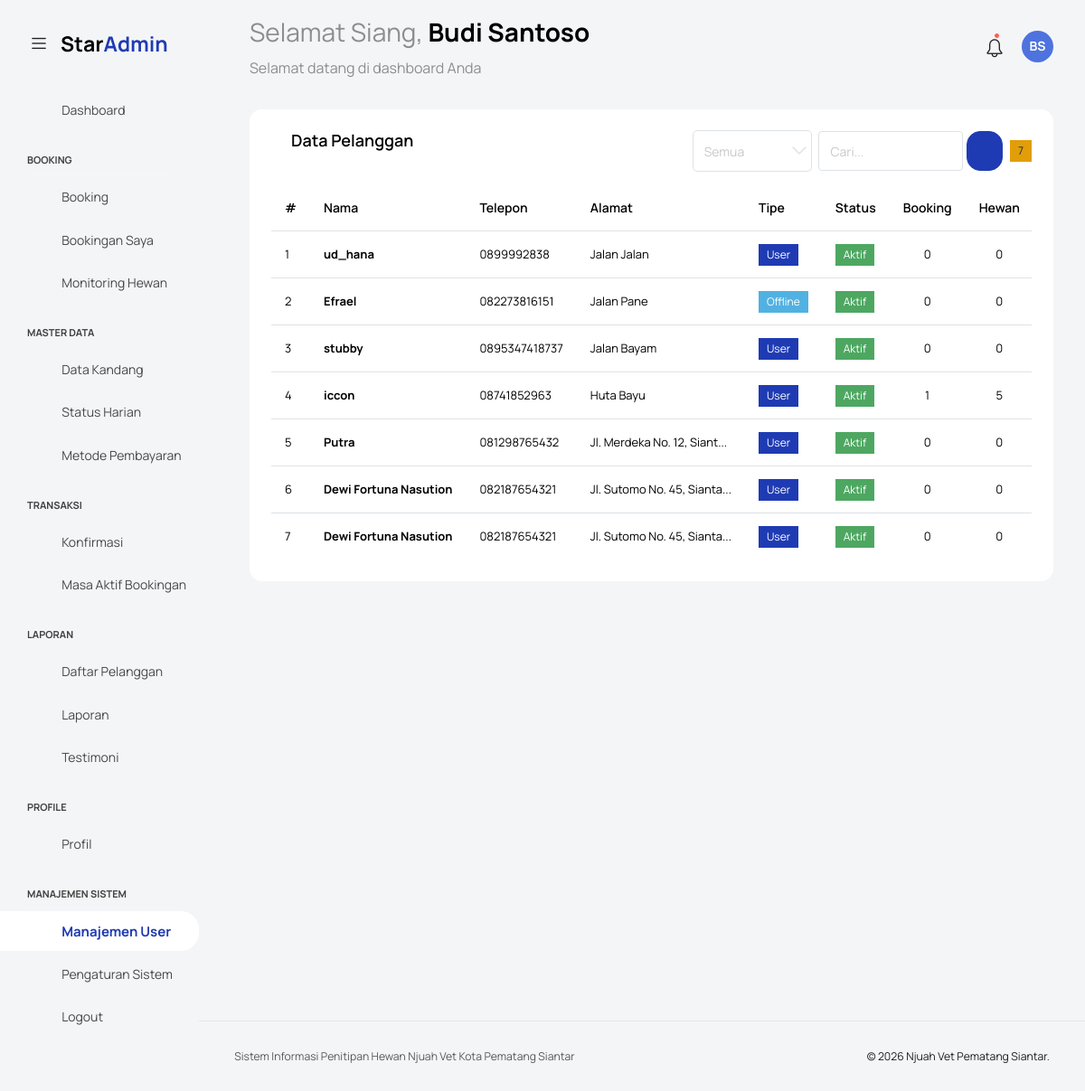
Page /data_pelanggan/index.php (signed in) on the committed database.
### tables this page shows
CREATE TABLE `users` (
  `id_user` int(11) NOT NULL,
  `nama_lengkap` varchar(100) NOT NULL COMMENT 'Nama lengkap pengguna',
  `username` varchar(50) DEFAULT NULL COMMENT 'Username unik, wajib untuk Admin',
  `email` varchar(150) NOT NULL COMMENT 'Email untuk login & notifikasi',
  `password` varchar(255) NOT NULL COMMENT 'Password terenkripsi (bcrypt)',
  `no_telp` varchar(15) NOT NULL COMMENT 'Nomor WhatsApp / telepon aktif',
  `alamat` text DEFAULT NULL COMMENT 'Alamat lengkap (khusus Pelanggan)',
  `foto_profil` varchar(255) DEFAULT NULL COMMENT 'Path/URL foto profil',
  `role` enum('Super Admin','Admin','Pelanggan') NOT NULL DEFAULT 'Pelanggan' COMMENT 'Hak akses pengguna dalam sistem',
  `status_akun` enum('Aktif','Nonaktif') NOT NULL DEFAULT 'Aktif' COMMENT 'Status keaktifan akun',
  `created_at` datetime NOT NULL DEFAULT current_timestamp(),
  `updated_at` datetime NOT NULL DEFAULT current_timestamp() ON UPDATE current_timestamp()
);

CREATE TABLE `pelanggan` (
  `id_pelanggan` int(11) NOT NULL,
  `nama_lengkap` varchar(100) NOT NULL,
  `no_telp` varchar(15) NOT NULL,
  `alamat` text DEFAULT NULL,
  `created_at` datetime DEFAULT current_timestamp(),
  `updated_at` datetime DEFAULT current_timestamp() ON UPDATE current_timestamp()
);

### data_pelanggan/index.php (the view, shortened to what this page needs)
<?php
require_once __DIR__ . '/../koneksi.php';
$search = trim($_GET['search'] ?? '');
$filter_type = $_GET['type'] ?? 'semua';
$user_where = "role = 'Pelanggan'";
$q_user = "SELECT id_user AS id, nama_lengkap AS nama, no_telp, alamat, email, 'User' AS tipe, status_akun AS status, created_at
           FROM users WHERE $user_where";
$res_user = mysqli_query($koneksi, $q_user);
$pel_where = "1=1";
$q_pel = "SELECT id_pelanggan AS id, nama_lengkap AS nama, no_telp, alamat, NULL AS email, 'Offline' AS tipe, 'Aktif' AS status, created_at
          FROM pelanggan WHERE $pel_where";
$res_pel = mysqli_query($koneksi, $q_pel);
$customers = [];
while ($r = mysqli_fetch_assoc($res_user)) $customers[] = $r;
while ($r = mysqli_fetch_assoc($res_pel)) $customers[] = $r;
usort($customers, fn($a, $b) => strtotime($b['created_at']) - strtotime($a['created_at']));
require '../templates/header.php';
require '../templates/navbar.php';
require '../templates/sidebar.php';
?>
<div class="main-panel">
    <div class="content-wrapper">
        <div class="row">
            <div class="col-12">
                <div class="card">
                    <div class="card-body">
                        <div class="d-flex justify-content-between align-items-center mb-3 flex-wrap gap-2">
                            <h4 class="card-title"><i class="mdi mdi-account-group me-2"></i>Data Pelanggan</h4>
                            <div class="d-flex gap-2 align-items-center flex-wrap">
                                <select class="form-select form-select-sm" style="width:130px;" onchange="location.href='?type='+this.value+'&search=<?= htmlspecialchars($search) ?>'">
                                    <option value="semua" <?= $filter_type=='semua'?'selected':'' ?>>Semua</option>
                                </select>
                                <form method="GET" class="d-flex gap-1">
                                    <input type="text" name="search" class="form-control form-control-sm" placeholder="Cari..." value="<?= htmlspecialchars($search) ?>" style="width:160px;">
                                    <button class="btn btn-sm btn-primary"><i class="mdi mdi-magnify"></i></button>
                                </form>
                                <span class="badge bg-warning text-dark"><?= count($customers) ?></span>
                            </div>
                        </div>
                        <?php if (count($customers) > 0): ?>
                        <div class="table-responsive">
                            <table class="table table-hover table-sm" style="font-size:14px;">
                                <thead>
                                    <tr>
                                        <th>#</th>
                                        <th>Nama</th>
                                        <th>Telepon</th>
                                        <th>Alamat</th>
                                        <th>Tipe</th>
                                        <th>Status</th>
                                        <th class="text-center">Booking</th>
                                        <th class="text-center">Hewan</th>
                                    </tr>
                                </thead>
                                <tbody>
                                    <?php $no=1; foreach ($customers as $c): ?>
                                    <tr>
                                        <td><?= $no++ ?></td>
                                        <td><strong><?= htmlspecialchars($c['nama'] ?? '-') ?></strong></td>
                                        <td><?= htmlspecialchars($c['no_telp'] ?? '-') ?></td>
                                        <td><?= htmlspecialchars($c['alamat'] ? substr($c['alamat'],0,25).(strlen($c['alamat'])>25?'...':'') : '-') ?></td>
                                        <td><span class="badge <?= $c['tipe']=='User'?'bg-primary':'bg-secondary' ?>"><?= $c['tipe'] ?></span></td>
                                        <td><span class="badge <?= $c['status']=='Aktif'?'bg-success':'bg-danger' ?>"><?= $c['status'] ?? 'Aktif' ?></span></td>
                                        <td class="text-center"><?= $c['total_booking'] ?></td>
                                        <td class="text-center"><?= $c['total_hewan'] ?></td>
                                    </tr>
                                    <?php endforeach; ?>
                                </tbody>
                            </table>
                        </div>
                        <?php endif; ?>
                    </div>
                </div>
            </div>
        </div>
    </div>
    <?php require '../templates/footer.php'; ?>

### rows in the picture
users: nama_lengkap "ud_hana", no_telp "0899992838", alamat "Jalan Jalan", tipe "User", status_akun "Aktif", total_booking "0", total_hewan "0"
pelanggan: nama_lengkap "Efrael", no_telp "082273816151", alamat "Jalan Pane", tipe "Offline", status "Aktif", total_booking "0", total_hewan "0"
users: nama_lengkap "stubby", no_telp "0895347418737", alamat "Jalan Bayam", tipe "User", status_akun "Aktif", total_booking "0", total_hewan "0"
users: nama_lengkap "iccon", no_telp "08741852963", alamat "Huta Bayu", tipe "User", status_akun "Aktif", total_booking "1", total_hewan "5"
users: nama_lengkap "Putra", no_telp "081298765432", alamat "Jl. Merdeka No. 12, Siant...", tipe "User", status_akun "Aktif", total_booking "0", total_hewan "0"
users: nama_lengkap "Dewi Fortuna Nasution", no_telp "082187654321", alamat "Jl. Sutomo No. 45, Sianta...", tipe "User", status_akun "Aktif", total_booking "0", total_hewan "0"

### other values in the picture
$sapaan "Selamat Siang"
$nama_user "Budi Santoso"
$inisial "BS"
count($customers) "7"
